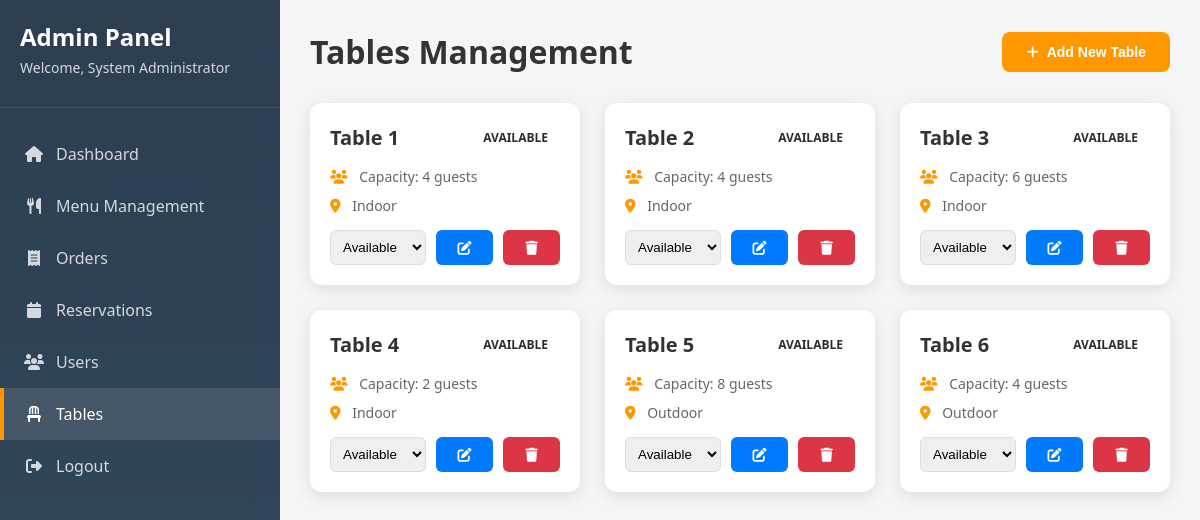
Screenshot of /admin/tables.php (signed in) with the database file from the repository.
### tables this page shows
CREATE TABLE IF NOT EXISTS tables (
    id INT AUTO_INCREMENT PRIMARY KEY,
    table_number INT UNIQUE NOT NULL,
    capacity INT NOT NULL,
    status ENUM('available', 'occupied', 'reserved') DEFAULT 'available',
    location VARCHAR(50)
);

### admin/tables.php (the view, shortened to what this page needs)
<?php
require_once '../database.php';
$tables = $conn->query("SELECT * FROM tables ORDER BY table_number");
?>
<!DOCTYPE html>
<html lang="en">
<head>
    <link rel="stylesheet" href="../index.css">
    <link rel="stylesheet" href="admin.css">
    <link rel="stylesheet" href="https://cdnjs.cloudflare.com/ajax/libs/font-awesome/6.7.2/css/all.min.css">
</head>
<body>
    <div class="admin-container">
        <div class="sidebar">
            <div class="sidebar-header">
                <h2>Admin Panel</h2>
                <p>Welcome, <?php echo $_SESSION['full_name']; ?></p>
            </div>
            <nav class="sidebar-nav">
                <a href="dashboard.php"><i class="fa-solid fa-home"></i> Dashboard</a>
                <a href="menu.php"><i class="fa-solid fa-utensils"></i> Menu Management</a>
                <a href="orders.php"><i class="fa-solid fa-receipt"></i> Orders</a>
                <a href="reservations.php"><i class="fa-solid fa-calendar"></i> Reservations</a>
                <a href="users.php"><i class="fa-solid fa-users"></i> Users</a>
                <a href="tables.php" class="active"><i class="fa-solid fa-chair"></i> Tables</a>
                <a href="../logout.php"><i class="fa-solid fa-sign-out-alt"></i> Logout</a>
            </nav>
        </div>
        <div class="main-content">
            <div class="header">
                <h1>Tables Management</h1>
                <button class="btn-add" onclick="document.getElementById('addModal').style.display='block'">
                    <i class="fa-solid fa-plus"></i> Add New Table
                </button>
            </div>
            <div class="tables-grid">
                <?php while ($table = $tables->fetch_assoc()): ?>
                <div class="table-card">
                    <div class="table-header">
                        <h3>Table <?php echo $table['table_number']; ?></h3>
                        <span class="status <?php echo $table['status']; ?>"><?php echo ucfirst($table['status']); ?></span>
                    </div>
                    <div class="table-details">
                        <p><i class="fa-solid fa-users"></i> Capacity: <?php echo $table['capacity']; ?> guests</p>
                        <p><i class="fa-solid fa-location-dot"></i> <?php echo $table['location']; ?></p>
                    </div>
                    <div class="table-actions">
                        <form method="POST" action="" class="quick-status">
                            <select name="status" onchange="this.form.submit()">
                                <option value="available" <?php echo $table['status'] == 'available' ? 'selected' : ''; ?>>Available</option>
                            </select>
                        </form>
                        <button class="btn-edit" onclick="editTable(<?php echo htmlspecialchars(json_encode($table)); ?>)">
                            <i class="fa-solid fa-edit"></i>
                        </button>
                        <button class="btn-delete" onclick="deleteTable(<?php echo $table['id']; ?>)">
                            <i class="fa-solid fa-trash"></i>
                        </button>
                    </div>
                </div>
                <?php endwhile; ?>
            </div>
        </div>
    </div>
</body>
</html>

### index.css (style rules this page uses)
* { margin: 0; padding: 0; box-sizing: border-box; }
html { scroll-behavior: smooth; }
body { font-family: "Segoe UI", Tahoma, Geneva, Verdana, sans-serif; background: #fff8f0; color: #2d2d2d; overflow-x: hidden; }
a { text-decoration: none; }

### admin/admin.css (style rules this page uses)
* { margin: 0; padding: 0; box-sizing: border-box; }
body { font-family: 'Segoe UI', Tahoma, Geneva, Verdana, sans-serif; background: #f5f5f5; }
.admin-container { display: flex; min-height: 100vh; }
.sidebar { width: 280px; background: linear-gradient(180deg, #2c3e50 0%, #34495e 100%); color: white; padding: 20px 0; position: fixed; height: 100vh; overflow-y: auto; }
.sidebar-header { padding: 0 20px 30px; border-bottom: 1px solid rgba(255,255,255,0.1); margin-bottom: 20px; }
.sidebar-header h2 { font-size: 24px; margin-bottom: 5px; }
.sidebar-header p { font-size: 14px; opacity: 0.8; }
.sidebar-nav { display: flex; flex-direction: column; }
.sidebar-nav a { padding: 15px 20px; color: rgba(255,255,255,0.8); text-decoration: none; display: flex; align-items: center; gap: 12px; transition: all 0.3s; border-left: 4px solid transparent; }
.sidebar-nav a:hover, .sidebar-nav a.active { background: rgba(255,255,255,0.1); color: white; border-left-color: #ff9800; }
.sidebar-nav a i { width: 20px; text-align: center; }
.main-content { flex: 1; margin-left: 280px; padding: 30px; }
.header { display: flex; justify-content: space-between; align-items: center; margin-bottom: 30px; }
.header h1 { color: #333; font-size: 32px; }
.btn-add { background: #ff9800; color: white; border: none; padding: 12px 24px; border-radius: 8px; cursor: pointer; font-size: 14px; font-weight: 600; display: flex; align-items: center; gap: 8px; transition: all 0.3s; }
.status { padding: 6px 12px; border-radius: 20px; font-size: 12px; font-weight: 600; text-transform: uppercase; }
.btn-edit, .btn-delete { flex: 1; padding: 10px; border: none; border-radius: 6px; cursor: pointer; font-size: 14px; font-weight: 600; transition: all 0.3s; display: flex; align-items: center; justify-content: center; gap: 5px; }
.btn-edit { background: #007bff; color: white; }
.btn-delete { background: #dc3545; color: white; }
.tables-grid { display: grid; grid-template-columns: repeat(auto-fill, minmax(250px, 1fr)); gap: 25px; }
.table-card { background: white; border-radius: 12px; padding: 20px; box-shadow: 0 4px 15px rgba(0,0,0,0.1); }
.table-header { display: flex; justify-content: space-between; align-items: center; margin-bottom: 15px; }
.table-header h3 { color: #333; font-size: 20px; }
.table-details p { color: #666; margin-bottom: 10px; font-size: 14px; }
.table-details i { color: #ff9800; margin-right: 8px; }
.table-actions { display: flex; gap: 10px; margin-top: 15px; }
.quick-status select { flex: 1; padding: 8px; border: 1px solid #ddd; border-radius: 6px; cursor: pointer; }

### rows the page displays
tables: table_number "1", status "AVAILABLE", capacity "4", location "Indoor", status "Available"
tables: table_number "2", status "AVAILABLE", capacity "4", location "Indoor", status "Available"
tables: table_number "3", status "AVAILABLE", capacity "6", location "Indoor", status "Available"
tables: table_number "4", status "AVAILABLE", capacity "2", location "Indoor", status "Available"
tables: table_number "5", status "AVAILABLE", capacity "8", location "Outdoor", status "Available"
tables: table_number "6", status "AVAILABLE", capacity "4", location "Outdoor", status "Available"

### other values shown
$_SESSION['full_name'] "System Administrator"
